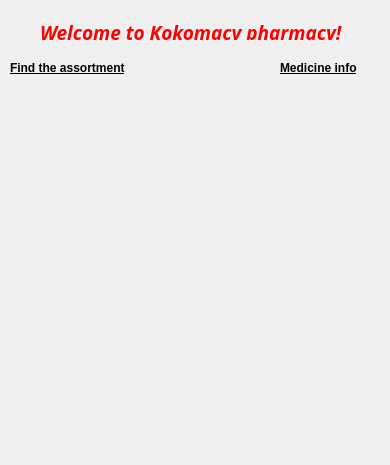
<?xml version="1.0" encoding="UTF-8"?>
<ui version="4.0">
 <class>MainWindow</class>
 <widget class="QMainWindow" name="MainWindow">
  <property name="geometry">
   <rect>
    <x>0</x>
    <y>0</y>
    <width>390</width>
    <height>465</height>
   </rect>
  </property>
  <property name="windowTitle">
   <string>MainWindow</string>
  </property>
  <widget class="QWidget" name="centralWidget">
   <widget class="QLabel" name="label">
    <property name="geometry">
     <rect>
      <x>40</x>
      <y>19</y>
      <width>311</width>
      <height>21</height>
     </rect>
    </property>
    <property name="font">
     <font>
      <family>Rockwell</family>
      <pointsize>14</pointsize>
      <weight>75</weight>
      <italic>true</italic>
      <bold>true</bold>
     </font>
    </property>
    <property name="text">
     <string>&lt;html&gt;&lt;head/&gt;&lt;body&gt;&lt;p&gt;&lt;span style=&quot; color:#ff0000;&quot;&gt;Welcome to Kokomacy pharmacy!&lt;/span&gt;&lt;/p&gt;&lt;/body&gt;&lt;/html&gt;</string>
    </property>
    <property name="buddy">
     <cstring></cstring>
    </property>
   </widget>
   <widget class="QLabel" name="label_2">
    <property name="geometry">
     <rect>
      <x>10</x>
      <y>60</y>
      <width>121</width>
      <height>16</height>
     </rect>
    </property>
    <property name="font">
     <font>
      <weight>75</weight>
      <italic>false</italic>
      <bold>true</bold>
      <underline>true</underline>
     </font>
    </property>
    <property name="text">
     <string>Find the assortment</string>
    </property>
   </widget>
   <widget class="QLabel" name="label_3">
    <property name="geometry">
     <rect>
      <x>280</x>
      <y>60</y>
      <width>81</width>
      <height>16</height>
     </rect>
    </property>
    <property name="font">
     <font>
      <weight>75</weight>
      <italic>false</italic>
      <bold>true</bold>
      <underline>true</underline>
     </font>
    </property>
    <property name="text">
     <string>Medicine info</string>
    </property>
   </widget>
  </widget>
 </widget>
 <layoutdefault spacing="6" margin="11"/>
 <resources/>
 <connections/>
</ui>
